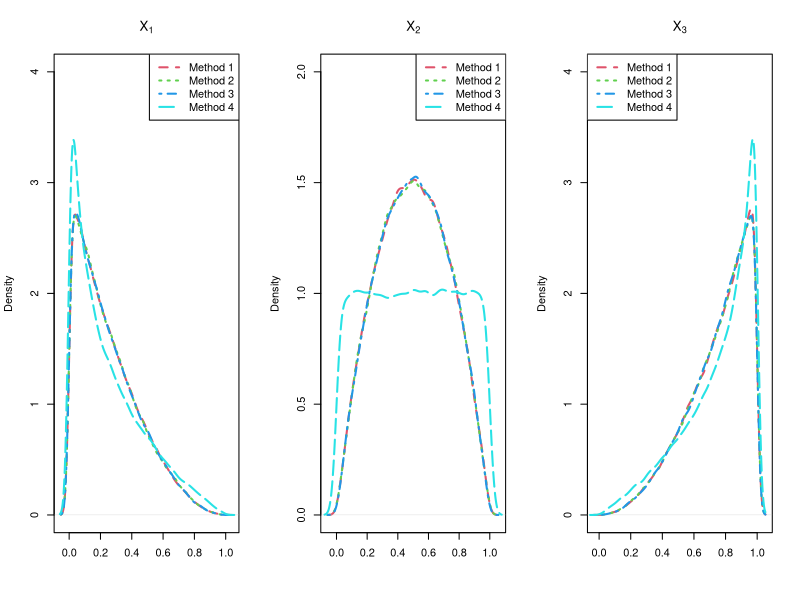

Source code (R):
setwd("C:/Users/JINHU/Documents/ProjectCode/MCA")
library(magrittr)

# Method 1
m1.x2 <- rbeta(100000, 2, 2)
m1.x1 <- runif(100000, 0, m1.x2)
m1.x3 <- runif(100000, m1.x2, 1)

# Method 2
m2.x1 <- runif(100000)
m2.x2 <- runif(100000)
m2.x3 <- runif(100000)
m2.xs <- rbind(m2.x1, m2.x2, m2.x3)
m2.xs.sorted <- apply(m2.xs, 2, sort)
m2.x1 <- m2.xs.sorted[1, ]
m2.x2 <- m2.xs.sorted[2, ]
m2.x3 <- m2.xs.sorted[3, ]


# Method 3
m3.x1 <- c()
m3.x2 <- c()
m3.x3 <- c()
while (length(m3.x1)<=100000){
    xs <- runif(3)
    if (xs[1] < xs[2] & xs[2] < xs[3]){
        m3.x1 <- c(m3.x1, xs[1])
        m3.x2 <- c(m3.x2, xs[2])
        m3.x3 <- c(m3.x3, xs[3])
    }
}

# Method 4
m4.x2 <- rbeta(100000, 1, 1)
m4.x1 <- runif(100000, 0, m4.x2)
m4.x3 <- runif(100000, m4.x2, 1)


png(filename="plots/toy.png", unit="in", height=6, width=12, res=300)
par(mfrow=c(1, 3))
plot(density(m1.x1), main=expression('X'[1]), col=2, lty=2, lwd=2, ylim=c(0, 4), xlab="")
lines(density(m2.x1), col=3, lty=3, lwd=2)
lines(density(m3.x1),  col=4, lty=4, lwd=2)
lines(density(m4.x1),  col=5, lty=5, lwd=2)
legend("topright", legend=c("Method 1", "Method 2", "Method 3", "Method 4"), col=2:5, lty=2:5, lwd=rep(2, 4))

plot(density(m1.x2), main=expression('X'[2]), col=2, lty=2, lwd=2, ylim=c(0, 2), xlab="")
lines(density(m2.x2), col=3, lty=3, lwd=2)
lines(density(m3.x2),  col=4, lty=4, lwd=2)
lines(density(m4.x2),  col=5, lty=5, lwd=2)
legend("topright", legend=c("Method 1", "Method 2", "Method 3", "Method 4"), col=2:5, lty=2:5, lwd=rep(2, 4))

plot(density(m1.x3), main=expression('X'[3]), col=2, lty=2, lwd=2, ylim=c(0, 4), xlab="")
lines(density(m2.x3), col=3, lty=3, lwd=2)
lines(density(m3.x3),  col=4, lty=4, lwd=2)
lines(density(m4.x3),  col=5, lty=5, lwd=2)
legend("topleft", legend=c("Method 1", "Method 2", "Method 3", "Method 4"), col=2:5, lty=2:5, lwd=rep(2, 4))
par(mfrow=c(1, 1))
dev.off()